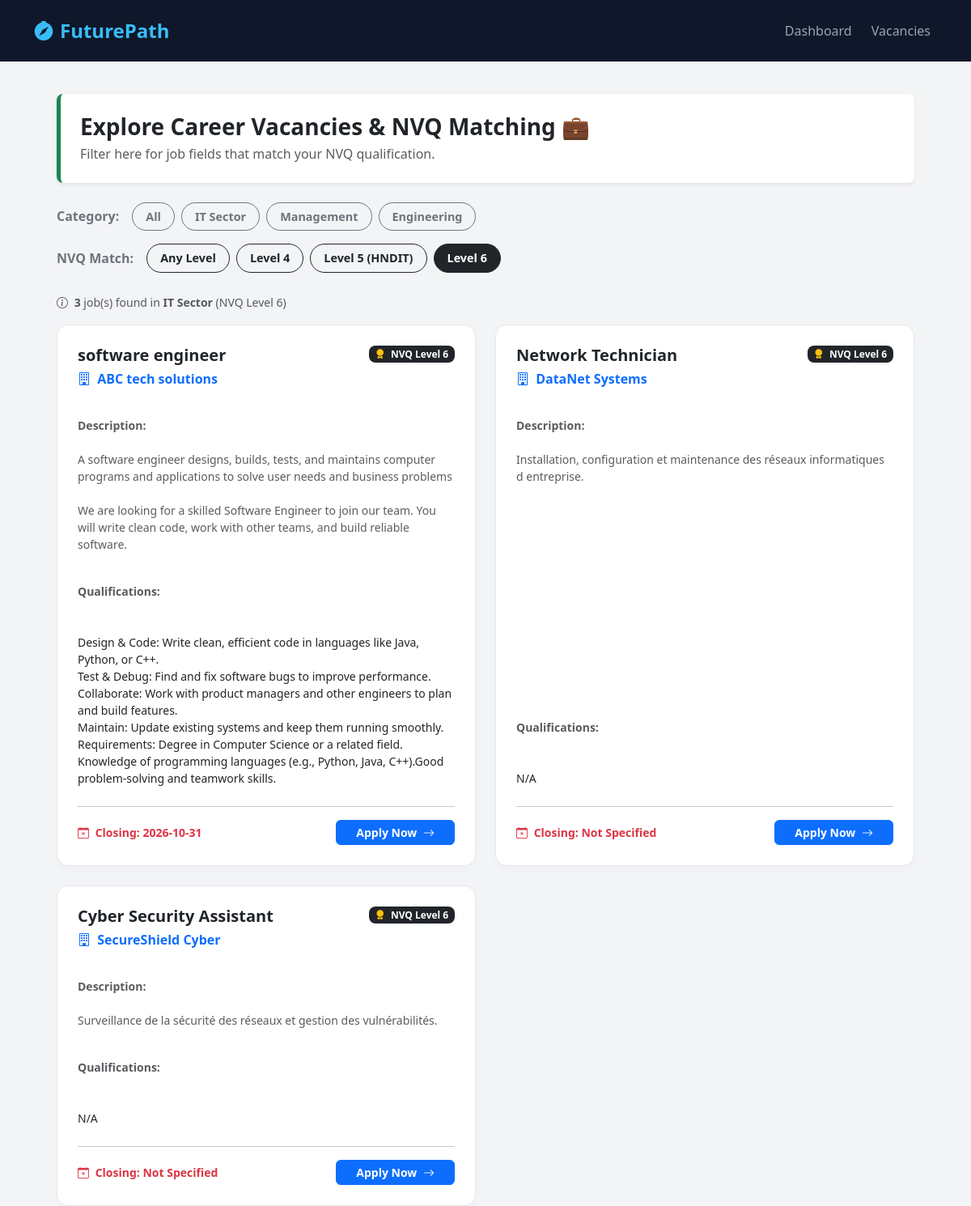
The page /view_jobs.php?category=IT+Sector&nvq_level=NVQ Level 6 (signed in) on the database its author committed.
### tables this page shows
CREATE TABLE `jobs` (
  `job_id` int(11) NOT NULL,
  `job_title` varchar(255) NOT NULL,
  `company_name` varchar(255) DEFAULT NULL,
  `category` varchar(100) DEFAULT NULL,
  `nvq_level` varchar(50) DEFAULT NULL,
  `description` text DEFAULT NULL,
  `qualifications` text DEFAULT NULL,
  `closing_date` date DEFAULT NULL,
  `created_at` timestamp NOT NULL DEFAULT current_timestamp(),
  `company_id` int(11) DEFAULT NULL
);

### view_jobs.php (the view, shortened to what this page needs)
<?php
include 'config/db.php';
$category_filter = isset($_GET['category']) ? trim($_GET['category']) : '';
$nvq_filter = isset($_GET['nvq_level']) ? trim($_GET['nvq_level']) : '';
$jobs = [];
try {
    $sql = "SELECT * FROM jobs WHERE 1=1";
    $params = [];
    if (!empty($category_filter)) {
        $sql .= " AND LOWER(category) LIKE LOWER(:category)";
        $params[':category'] = $category_filter . '%';
    }
    if (!empty($nvq_filter)) {
        $sql .= " AND nvq_level = :nvq_level";
        $params[':nvq_level'] = $nvq_filter;
    }
    $sql .= " ORDER BY created_at DESC";
    $stmt = $conn->prepare($sql);
    $stmt->execute($params);
    $jobs = $stmt->fetchAll(PDO::FETCH_ASSOC);
} catch (PDOException $e) {
    $jobs = [];
}
?>
<!DOCTYPE html>
<html lang="en">
<head>
    <link href="https://cdn.jsdelivr.net/npm/bootstrap@5.3.2/dist/css/bootstrap.min.css" rel="stylesheet">
    <link rel="stylesheet" href="https://cdn.jsdelivr.net/npm/bootstrap-icons@1.11.1/font/bootstrap-icons.css">
</head>
<body>
    <nav class="navbar navbar-expand-lg custom-navbar">
        <div class="container-fluid" style="max-width: 1200px; margin: 0 auto;">
            <a class="navbar-brand" href="student_dashboard.php">
                <i class="bi bi-compass-fill me-2"></i>FuturePath
            </a>
            <div class="collapse navbar-collapse justify-content-end">
                <ul class="navbar-nav gap-2">
                    <li class="nav-item">
                        <a class="nav-link" href="student_dashboard.php">Dashboard</a>
                    </li>
                    <li class="nav-item">
                        <a class="nav-link active" href="view_jobs.php">Vacancies</a>
                    </li>
                </ul>
            </div>
        </div>
    </nav>
    <div class="main-container">
        <div class="p-4 bg-white rounded-3 shadow-sm mb-4 border-start border-success border-5">
            <h3 class="fw-bold text-dark m-0">Explore Career Vacancies & NVQ Matching 💼</h3>
            <p class="text-muted m-0 mt-1">Filter here for job fields that match your NVQ qualification.</p>
        </div>
        <div class="d-flex gap-2 flex-wrap mb-3">
            <span class="align-self-center fw-bold text-secondary me-2">Category:</span>
            <a href="view_jobs.php"
               class="btn filter-btn <?php echo empty($category_filter) ? 'btn-success' : 'btn-outline-secondary'; ?>">
                All
            </a>
            <a href="view_jobs.php?category=IT&nvq_level=<?php echo urlencode($nvq_filter); ?>"
               class="btn filter-btn <?php echo strtolower($category_filter) === 'it' ? 'btn-success' : 'btn-outline-secondary'; ?>">
                IT Sector
            </a>
            <a href="view_jobs.php?category=Management&nvq_level=<?php echo urlencode($nvq_filter); ?>"
               class="btn filter-btn <?php echo strtolower($category_filter) === 'management' ? 'btn-success' : 'btn-outline-secondary'; ?>">
                Management
            </a>
            <a href="view_jobs.php?category=Engineering&nvq_level=<?php echo urlencode($nvq_filter); ?>"
               class="btn filter-btn <?php echo strtolower($category_filter) === 'engineering' ? 'btn-success' : 'btn-outline-secondary'; ?>">
                Engineering
            </a>
        </div>
        <div class="d-flex gap-2 flex-wrap mb-4">
            <span class="align-self-center fw-bold text-secondary me-2">NVQ Match:</span>
            <a href="view_jobs.php?category=<?php echo urlencode($category_filter); ?>"
               class="btn filter-btn <?php echo empty($nvq_filter) ? 'btn-dark' : 'btn-outline-dark'; ?>">
                Any Level
            </a>
            <a href="view_jobs.php?category=<?php echo urlencode($category_filter); ?>&nvq_level=NVQ Level 4"
               class="btn filter-btn <?php echo $nvq_filter === 'NVQ Level 4' ? 'btn-dark' : 'btn-outline-dark'; ?>">
                Level 4
            </a>
            <a href="view_jobs.php?category=<?php echo urlencode($category_filter); ?>&nvq_level=NVQ Level 5"
               class="btn filter-btn <?php echo $nvq_filter === 'NVQ Level 5' ? 'btn-dark' : 'btn-outline-dark'; ?>">
                Level 5 (HNDIT)
            </a>
            <a href="view_jobs.php?category=<?php echo urlencode($category_filter); ?>&nvq_level=NVQ Level 6"
               class="btn filter-btn <?php echo $nvq_filter === 'NVQ Level 6' ? 'btn-dark' : 'btn-outline-dark'; ?>">
                Level 6
            </a>
        </div>
        <div class="mb-3">
            <small class="text-muted">
                <i class="bi bi-info-circle me-1"></i>
                <strong><?php echo count($jobs); ?></strong> job(s) found
                <?php if (!empty($category_filter)): ?>
                    in <strong><?php echo htmlspecialchars($category_filter); ?></strong>
                <?php endif; ?>
                <?php if (!empty($nvq_filter)): ?>
                    (<?php echo htmlspecialchars($nvq_filter); ?>)
                <?php endif; ?>
            </small>
        </div>
        <div class="row g-4">
            <?php if (count($jobs) > 0): ?>
                <?php foreach ($jobs as $job): ?>
                    <div class="col-md-6">
                        <div class="job-card d-flex flex-column h-100">
                            <div class="d-flex justify-content-between align-items-start mb-2">
                                <h4 class="fw-bold text-dark m-0 fs-5"><?php echo htmlspecialchars($job['job_title']); ?></h4>
                                <span class="badge bg-dark text-white px-2.5 py-1.5 rounded-3 small">
                                    <i class="bi bi-award-fill me-1 text-warning"></i>
                                    <?php echo htmlspecialchars($job['nvq_level']); ?>
                                </span>
                            </div>
                            <h6 class="text-primary fw-semibold mb-3">
                                <i class="bi bi-building me-1"></i>
                                <?php echo htmlspecialchars($job['company_name']); ?>
                            </h6>
                            <p class="text-muted small mb-3 flex-grow-1" style="white-space: pre-line;">
                                <strong>Description:</strong><br>
                                <?php echo htmlspecialchars($job['description']); ?>
                            </p>
                            <p class="text-muted small mb-4" style="white-space: pre-line;">
                                <strong>Qualifications:</strong><br>
                                <span class="text-dark fw-medium">
                                    <?php echo htmlspecialchars($job['qualifications'] ?? 'N/A'); ?>
                                </span>
                            </p>
                            <hr class="mt-auto opacity-25">
                            <div class="d-flex justify-content-between align-items-center">
                                <span class="text-danger small fw-semibold">
                                    <i class="bi bi-calendar-x me-1"></i>
                                    Closing: <?php echo htmlspecialchars($job['closing_date'] ?? 'Not Specified'); ?>
                                </span>
                                <a href="apply_job.php?job_id=<?php echo $job['job_id']; ?>" class="btn btn-sm btn-primary px-4 rounded-2 fw-semibold">
                                    Apply Now <i class="bi bi-arrow-right ms-1"></i>
                                </a>
                            </div>
                        </div>
                    </div>
                <?php endforeach; ?>
            <?php endif; ?>
        </div>
    </div>
</body>
</html>

### view_jobs.php (style rules this page uses)
html, body { height: 100%; margin: 0; background-color: #f3f4f6; font-family: 'Segoe UI', system-ui, sans-serif; }
.custom-navbar { background-color: #0f172a !important; padding: 15px 30px; }
.custom-navbar .navbar-brand { font-weight: 800; font-size: 1.5rem; color: #38bdf8 !important; }
.custom-navbar .nav-link { color: #9ca3af !important; font-weight: 500; }
.main-container { max-width: 1100px; margin: 40px auto; padding: 0 20px; }
.job-card { background: white; border-radius: 14px; padding: 25px; box-shadow: 0 4px 10px rgba(0,0,0,0.02); border: 1px solid #e5e7eb; transition: transform 0.2s; }
.filter-btn { border-radius: 20px; font-weight: 600; padding: 6px 16px; font-size: 0.9rem; }

### rows shown on the page
jobs: job_title "software engineer", nvq_level "NVQ Level 6", company_name "ABC tech solutions", description "A software engineer designs, builds, tests, and maintains computer programs and applications to solve user needs and business problems We are looking for a skilled Software Engineer to join our team. You will write clean code, work with other teams, and build reliable software.", qualifications "Design & Code: Write clean, efficient code in languages like Java, Python, or C++. Test & Debug: Find and fix software bugs to improve performance. Collaborate: Work with product managers and other engineers to plan and build features. Maintain: Update existing systems and keep them running smoothly. Requirements: Degree in Computer Science or a related field. Knowledge of programming languages (e.g., Python, Java, C++).Good problem-solving and teamwork skills.", closing_date "2026-10-31"
jobs: job_title "Network Technician", nvq_level "NVQ Level 6", company_name "DataNet Systems", description "Installation, configuration et maintenance des réseaux informatiques d entreprise.", qualifications "N/A", closing_date "Not Specified"
jobs: job_title "Cyber Security Assistant", nvq_level "NVQ Level 6", company_name "SecureShield Cyber", description "Surveillance de la sécurité des réseaux et gestion des vulnérabilités.", qualifications "N/A", closing_date "Not Specified"

### other values the page prints
count($jobs) "3"
$category_filter "IT Sector"
$nvq_filter "NVQ Level 6"
